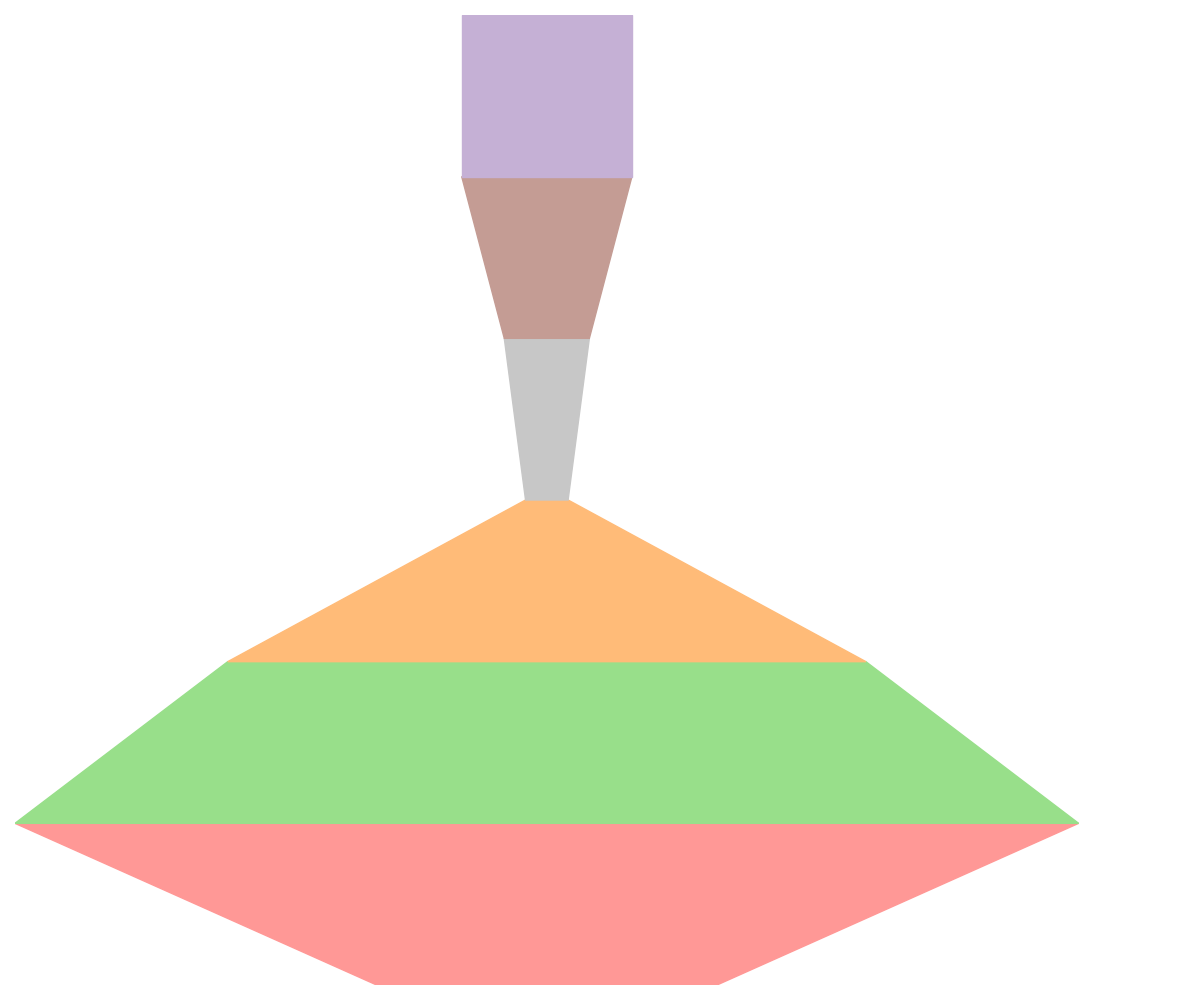

Reproduce this figure in Python.
import matplotlib.pyplot as plt
import matplotlib.patches as patches

stages = [
    "Engagement",
    "Awareness Campaign",
    "Traffic Generation",
    "Convert to Customers",
    "Sales Pitch",
    "Lead Generation"
]

audience_counts = [16000, 50000, 30000, 2000, 4000, 8000]
colors = ['#ff9896', '#98df8a', '#ffbb78', '#c7c7c7', '#c49c94', '#c5b0d5']

fig, ax = plt.subplots(figsize=(12, 10))
ax.set_xlim(0, max(audience_counts) + 5000)
ax.set_ylim(0, len(stages))

for i in range(len(stages) - 1):
    left = (max(audience_counts) - audience_counts[i])/2
    width_top = audience_counts[i]
    width_bottom = audience_counts[i + 1]
    height = 1
    
    trapezoid = patches.Polygon(
        [
            (left, i),
            (left + width_top, i),
            (left + (width_top + width_bottom)/2, i + height),
            (left + (width_top - width_bottom)/2, i + height)
        ],
        closed=True, color=colors[i], edgecolor='grey'
    )
    ax.add_patch(trapezoid)

left = (max(audience_counts) - audience_counts[-1])/2
rectangle = patches.Rectangle(
    (left, len(stages) - 1), audience_counts[-1], 1, color=colors[-1], edgecolor='grey'
)
ax.add_patch(rectangle)

ax.set_xticks([])
ax.set_yticks([])

for spine in ax.spines.values():
    spine.set_visible(False)

plt.tight_layout()
plt.show()
